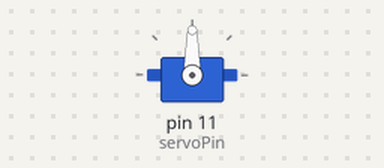
The sketch below on a simulated Arduino Uno, built with avr-gcc and run on an emulated ATmega328P. Parts: servo.

Above: at 0.05 s.
At 4.5 s:
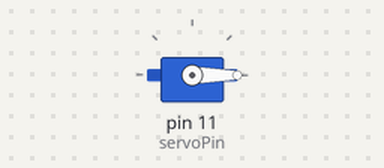
At 9.0 s:
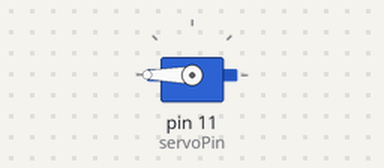
Timing chart, 0 to 11.7 s (numbered marks = the images above):
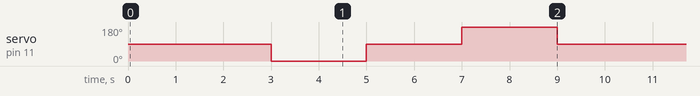

Measured:
- by itself, servo on pin 11 (servoPin): repeats every 9.0 s: 90° 2.0 s, 180° 2.0 s, 90° 3.0 s, 0° 2.0 s

The sketch:

5._Color_Based_product_sorting.ino
```cpp
//In further modification on future

#include <Servo.h>
int servoPin=11;
Servo servo1;
const char* a[]={"RED","BLUE"};// must declare on this type
int i = 0;
void setup() {
  servo1.attach(servoPin);//it's like
}

void loop() {
 servo1.write(90);
  delay(3000);
 for (i=0;i<2;i++){
  if (strcmp(a[i], "RED") == 0){ //string compare, str can't compare directly
    servo1.write(0);
    delay(2000);
    servo1.write(90);
   delay(2000);
  }
  else{
    servo1.write(180);
    delay(2000);
  }
 }
}
//Code written by Murugavel
```
